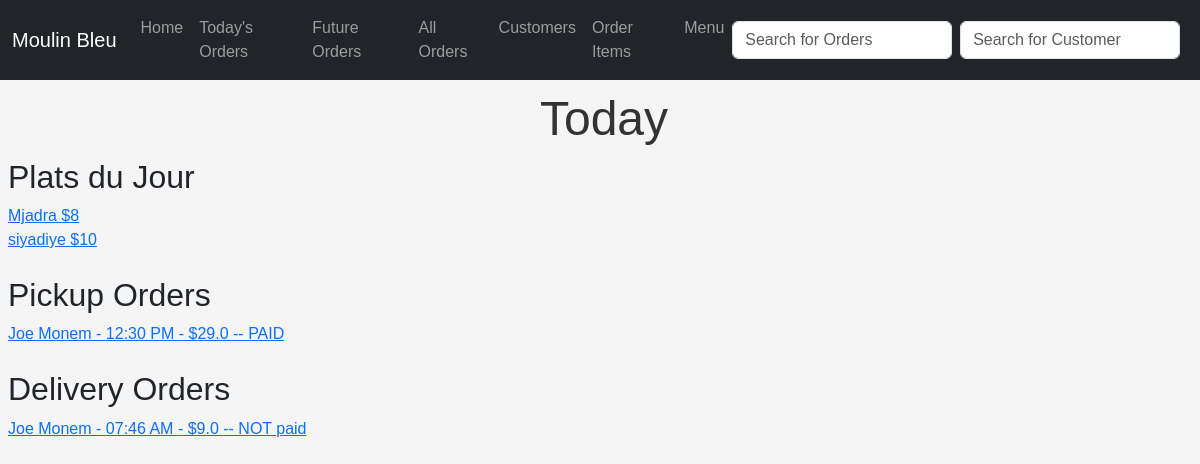
Before: / with the older database file.
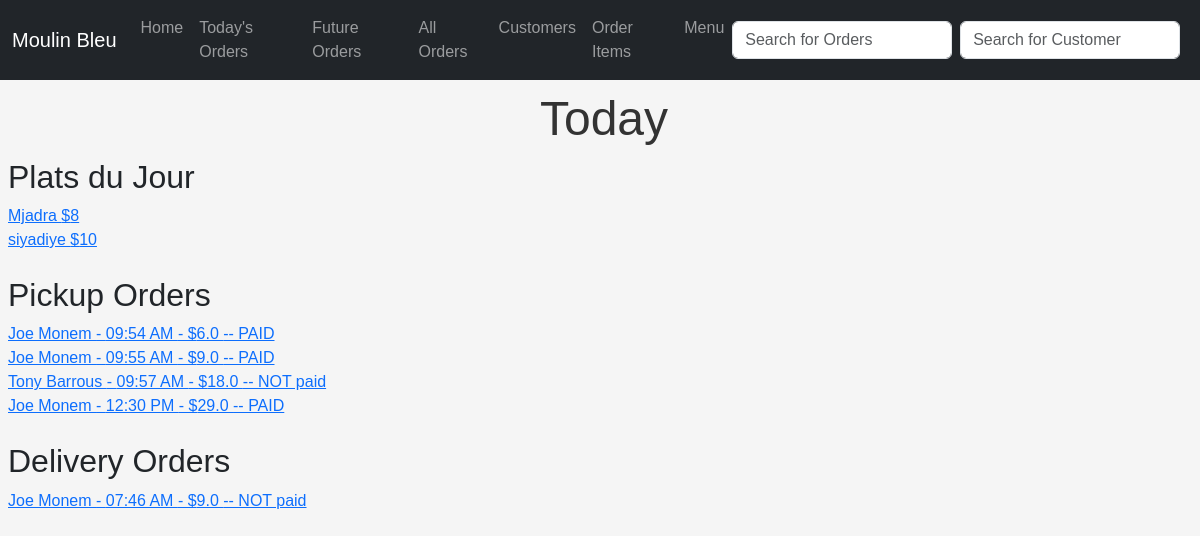
After: the same page with the newer database file.
### menuapp/models.py (models this page shows, shortened)
class FoodItem(models.Model):
    name = models.CharField(max_length=255)
    price = models.IntegerField()
    notes = models.TextField()
    plat_du_jour = models.BooleanField(default=False)

### ordersapp/models.py (models this page shows, shortened)
class Order(models.Model):
    customer = models.ForeignKey(
        Customer, on_delete=models.CASCADE, blank=False, null=False
    )
    created_at = models.DateTimeField(auto_now_add=True)
    needed_for = models.DateTimeField()
    order_items = models.ManyToManyField(OrderItem, blank=False)
    paid = models.BooleanField(null=False, default=False)
    delivery = models.BooleanField(null=False, default=False)
    notes = models.TextField(null=True)
    @property
    def total_price(self):
        return sum(item.price for item in self.order_items.all())

class OrderItem(models.Model):
    food_item = models.ForeignKey(FoodItem, on_delete=models.CASCADE)
    quantity = models.FloatField()
    @property
    def price(self):
        return self.food_item.price * self.quantity

### mainapp/models.py (models this page shows, shortened)
class Customer(models.Model):
    name = models.CharField(max_length=255)
    phone_number = models.CharField(max_length=255)
    location = models.CharField(max_length=255)
    date_added = models.DateField(default=timezone.now)

### mainapp/views.py (the view)
# urls.py: path("", HomeView.as_view(), name="home"),
class HomeView(ListView):
    model = FoodItem
    template_name = "home.html"
    context_object_name = "items"
    def get_context_data(self, **kwargs):
        context = super().get_context_data(**kwargs)
        plats_du_jour = FoodItem.objects.filter(plat_du_jour=True)
        today = timezone.now().date()
        pickup_orders_for_today = Order.objects.filter(
            needed_for__date=today, delivery=False
        ).order_by(
            "needed_for"
        )  # Displays the orders with the closest "need_for" times
        delivery_orders_for_today = Order.objects.filter(
            needed_for__date=today, delivery=True
        ).order_by(
            "needed_for"
        )  # Displays the orders with the closest "need_for" times
        context["plats_du_jour"] = plats_du_jour
        context["pickup_orders_for_today"] = pickup_orders_for_today
        context["delivery_orders_for_today"] = delivery_orders_for_today
        return context

### mainapp/templates/home.html (shortened to what this page needs)
{% extends 'base.html' %}
{%block content %}
<h1>Today</h1>
<h2>Plats du Jour</h2>
<ul>
    {% for plat_du_jour in plats_du_jour %}
    <li>
        <a href="{% url 'food_details' plat_du_jour.pk %}"> {{ plat_du_jour.name }}
            ${{plat_du_jour.price}}</a>
        <br>
    </li>
    {% endfor %}
</ul>
<br>
<h2>Pickup Orders</h2>
<ul>
    {% for pickup_order_for_today in pickup_orders_for_today %}
    <li>
        {%if pickup_order_for_today.paid == False%}
        <a href="{%url 'order_details' pickup_order_for_today.pk %}"> {{pickup_order_for_today.customer.name}} -
            {{pickup_order_for_today.needed_for|time:"H:i A"}} -
            ${{pickup_order_for_today.total_price}} -- NOT paid </a>
        {%else%}
        <a href="{%url 'order_details' pickup_order_for_today.pk %}"> {{pickup_order_for_today.customer.name}} -
            {{pickup_order_for_today.needed_for|time:"H:i A"}} -
            ${{pickup_order_for_today.total_price}} -- PAID </a>
        {%endif%}
        <br>
    </li>
    {% endfor %}
</ul>
<br>
<h2>Delivery Orders</h2>
<ul>
    {% for delivery_order_for_today in delivery_orders_for_today %}
    <li>
        {%if delivery_order_for_today.paid == False%}
        <a href="{%url 'order_details' delivery_order_for_today.pk %}"> {{delivery_order_for_today.customer.name}} -
            {{delivery_order_for_today.needed_for|time:"H:i A"}} -
            ${{delivery_order_for_today.total_price}} -- NOT paid </a>
        {%else%}
        <a href="{%url 'order_details' delivery_order_for_today.pk %}"> {{delivery_order_for_today.customer.name}} -
            {{delivery_order_for_today.needed_for|time:"H:i A"}} -
            ${{delivery_order_for_today.total_price}} -- PAID </a>
        {%endif%}
        <br>
    </li>
    {% endfor %}
</ul>
{% endblock %}

### mainapp/templates/base.html (shortened to what this page needs)
<!doctype html>
<html lang="en">
<head>
    <link href="https://cdn.jsdelivr.net/npm/bootstrap@5.3.2/dist/css/bootstrap.min.css" rel="stylesheet"
>
</head>
<body>
    <nav class="navbar navbar-expand-lg navbar-dark bg-dark">
        <div class="container-fluid">
            <a class="navbar-brand" href="{% url 'home'%}">Moulin Bleu</a>
            <div class="collapse navbar-collapse" id="navbarNav">
                <ul class="navbar-nav">
                    <li class="nav-item">
                        <a class="nav-link" href="{% url 'home'%}">Home</a>
                    </li>
                    <li class="nav-item">
                        <a class="nav-link" href="{% url 'todays_orders'%}">Today's Orders</a>
                    </li>
                    <li class="nav-item">
                        <a class="nav-link" href="{% url 'future_orders'%}">Future Orders</a>
                    </li>
                    <li class="nav-item">
                        <a class="nav-link" href="{% url 'orders'%}">All Orders</a>
                    </li>
                    <li class="nav-item">
                        <a class="nav-link" href="{% url 'customers'%}">Customers</a>
                    </li>
                    <li class="nav-item">
                        <a class="nav-link" href="{% url 'order_items'%}">Order Items</a>
                    </li>
                    <li class="nav-item">
                        <a class="nav-link" href="{% url 'menu'%}">Menu</a>
                    </li>
                </ul>
            </div>
            <form method="post" action="{% url 'order_search' %}" class="d-flex" style="max-width: 300px;">
                <input class="form-control me-2" type="input" name="submission" placeholder="Search for Orders">
            </form>
            <form method="post" action="{% url 'customer_search' %}" class="d-flex" style="max-width: 300px;">
                <input class="form-control me-2" type="input" name="submission" placeholder="Search for Customer">
            </form>
        </div>
    </nav>
    <div class="ms-2">
        {% block content %}
        {% endblock %}
    </div>
</body>
</html>

### mainapp/templates/home.html (style rules this page uses)
body { font-family: sans-serif; background-color: #f5f5f5; }
h1 { font-size: 3em; text-align: center; color: #333; margin-bottom: 10px; margin-top: 10px; }
form { display: flex; align-items: center; justify-content: center; }
input { padding: 5px 10px; border: 1px solid #ddd; border-radius: 5px; }
ul { font-family: sans-serif; margin: 0; padding: 0; list-style: none; text-align: left; }

Changed rows visible on the page:
added Order: customer.name "Joe Monem", needed_for "09:54 AM", total_price "6.0", shown under "Pickup Orders"
added Order: customer.name "Joe Monem", needed_for "09:55 AM", total_price "9.0", shown under "Pickup Orders"
added Order: customer.name "Tony Barrous", needed_for "09:57 AM", total_price "18.0", shown under "Pickup Orders"
